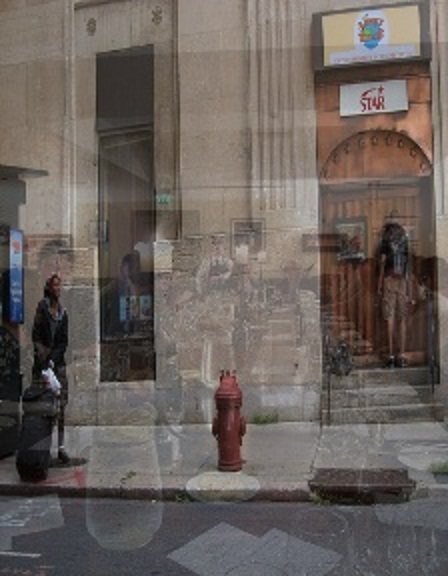
#> input picture code/CRRN/input.jpg, 448 x 576 px
$ python evaluate.py ../CRRN/input.jpg ../CRRN/input.jpg   (older library calls are emulated)
#> lines starting #> are read from the running program, lines starting #| are printed output that depends on the picture
#coding:utf-8
import sys
import os
import numpy as np
import cv2
import matplotlib.pyplot as plt

data_dir =  "./"

old_path  = data_dir + "1.jpeg"
new_path  = data_dir + "2.jpeg"

gap = [0,1]

feature_params = dict( maxCorners = 100000,
                       qualityLevel = 0.001,
                       minDistance = 7,
                       blockSize = 7 )

lk_params = dict( winSize = (15,15),
                  maxLevel = 3,
                  criteria = (cv2.TERM_CRITERIA_EPS | cv2.TERM_CRITERIA_COUNT, 10, 0.03))


def cal_lk(old_path, new_path):
#> called with old_path = './../CRRN/input.jpg', new_path = './../CRRN/input.jpg'
    old_img = cv2.imread(old_path)
#> old_img is the input picture: shape (576, 448, 3); mean B, G, R 93.3, 98.1, 106.6
    old_gray = cv2.cvtColor(old_img, cv2.COLOR_BGR2GRAY)
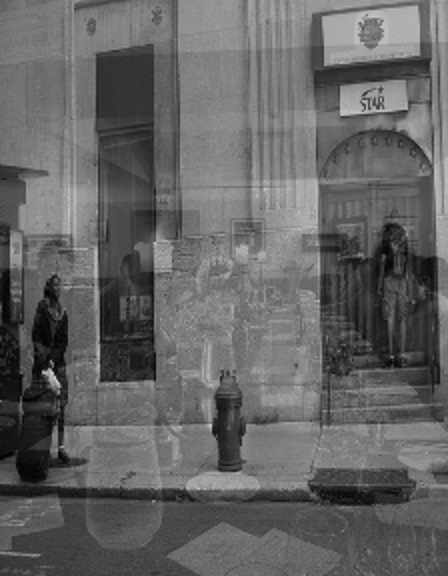
#> old_gray: shape (576, 448); min 0, max 216, mean 100.1
    new_img = cv2.imread(new_path)
    new_gray = cv2.cvtColor(new_img, cv2.COLOR_BGR2GRAY)

    color = np.random.randint(0,255,(100000,3))
    mask = np.zeros_like(old_img)

    p0 = cv2.goodFeaturesToTrack(old_gray, mask=None, **feature_params)
#> p0 = 2153 rows, first 8: [44, 372], [365, 110], [367, 100], [378, 108], [407, 107], [60, 448], [342, 112], [153, 379]
    p1, st, err = cv2.calcOpticalFlowPyrLK(old_gray, new_gray, p0, None, **lk_params)
#> p1 has the same summary as p0; st = 2153 values from 1 to 1; err = 2153 values from 0 to 0

    # select good points
    good_new = p1[st == 1]
#> good_new = 2153 pairs, first value 1 to 446, second value 1 to 574
    good_old = p0[st == 1]
#> good_old has the same summary as good_new
    good = good_new - good_old
#> good = 2153 pairs, first value 0 to 0, second value 0 to 0

    for i, (new, old) in enumerate(zip(good_new, good_old)):
        a, b = new.ravel()
        c, d = old.ravel()
        gapx = abs(a-c)
        gapy = abs(b-d)
        if gapx >= gap[0] and gapy >= gap[0] and gapx <= gap[1] and gapy <=gap[1]:
            mask = cv2.line(mask, (a,b), (c,d), color[i].tolist(), 2)
            frame = cv2.circle(new_img, (a,b), 5, color[i].tolist(),-1)
#> this loop made 2153 passes
#> (a, b, c, d) on passes 1 to 3: (44, 372, 44, 372), (365, 110, 365, 110), (367, 100, 367, 100)
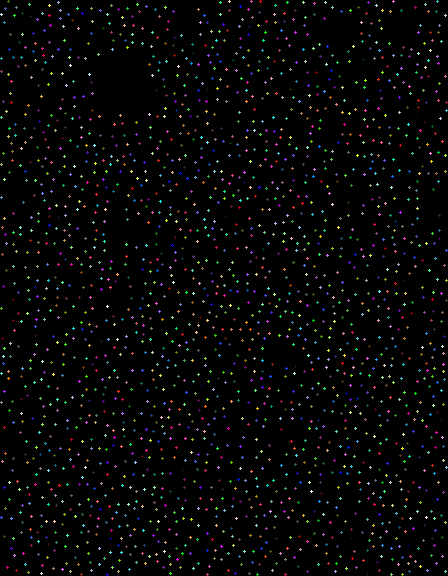
#> mask: shape (576, 448, 3); mean of channels 0, 1, 2 5.3, 5.3, 5.2; drawn as B, G, R
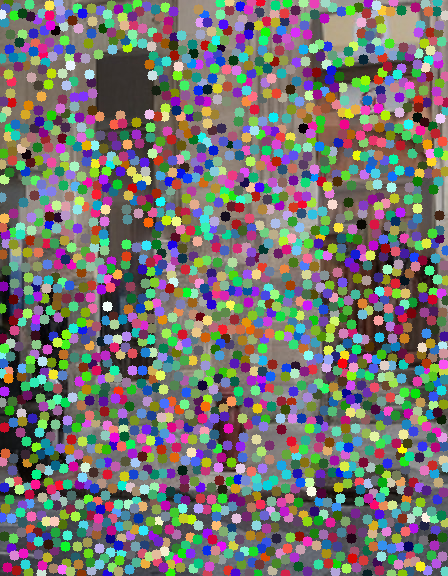
#> new_img: shape (576, 448, 3); mean B, G, R 112.7, 115.6, 117.8
    img = cv2.add(frame, mask)
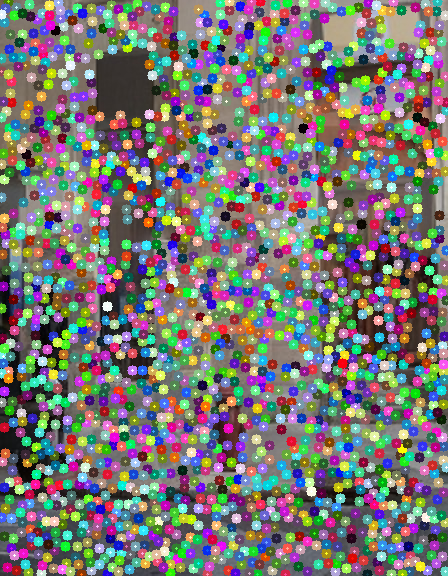
#> img: shape (576, 448, 3); mean B, G, R 115.4, 118.2, 120.5

    # plot
    img = cv2.cvtColor(img, cv2.COLOR_BGR2RGB)
    plt.subplot(221)
    plt.imshow(img)
    plt.subplot(222)
    plt.imshow(mask,  cmap=plt.cm.gray)
    plt.subplot(223)

    n1, bins1, patches1 = plt.hist(good[:,0], bins=200, normed=0, facecolor='green', alpha=0.75)
#> n1 = 200 values, max 2153 at index 100, min 0 at index 0, mean 10.77; bins1 = 201 values from -0.5 to 0.5; patches1 = 200 items
    plt.subplot(224)
    n2, bins2, patches2 = plt.hist(good[:,1], bins=200, normed=0, facecolor='green', alpha=0.75)
#> n2 has the same summary as n1; bins2 = 201 values from -0.5 to 0.5; patches2 = 200 items
    ind1 = np.arange(len(bins1)-1)
#> ind1 = 200 values from 0 to 199
    ind2 = np.arange(len(bins2)-1)
#> ind2 = 200 values from 0 to 199
    width = 0.35
    fig, ax = plt.subplots()

    rects1 = ax.bar(bins1[0:-1], n1, width, label = "x displacement",lw=1, alpha=0.3)
#> rects1 = 200 items
    rects2 = ax.bar(bins2[0:-1]+width, n2, width, label = "y displacement", lw=1, alpha=0.3)
#> rects2 = 200 items
    plt.xticks(np.arange(-30,30,1))
    plt.legend(loc="upper left")

    plt.show()
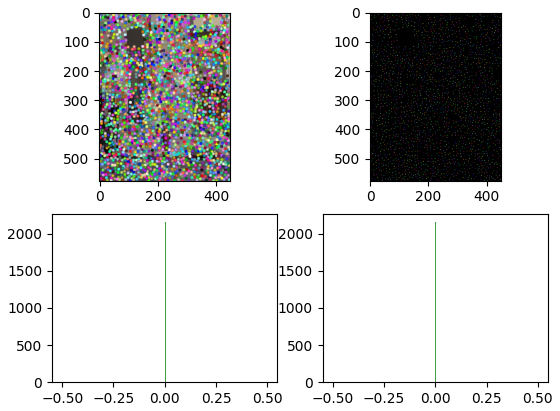
#> figure drawn by matplotlib, 4 panels; panel 3: tallest bar 2153 high, from x = 0 to 0.005; panel 4: tallest bar 2153 high, from x = 0 to 0.005
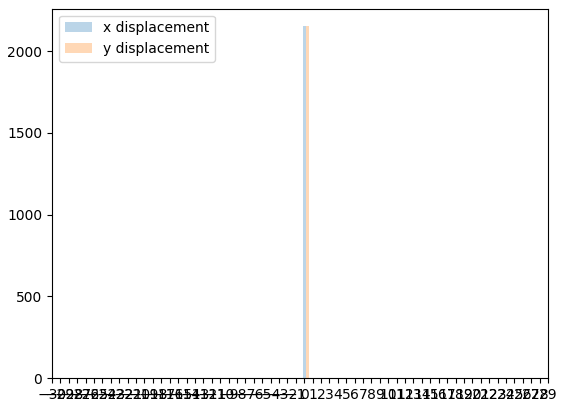
#> figure drawn by matplotlib, 1 panel; tallest bar 2153 high, from x = -0.175 to 0.175; tallest bar 2153 high, from x = 0.175 to 0.525


if __name__ == '__main__':

    if len(sys.argv) == 3:
        old_path = data_dir + sys.argv[1]
        new_path = data_dir + sys.argv[2]
        cal_lk(old_path, new_path)

    elif len(sys.argv) == 1:
        cal_lk(old_path, new_path)

    else:
        raise ValueError
